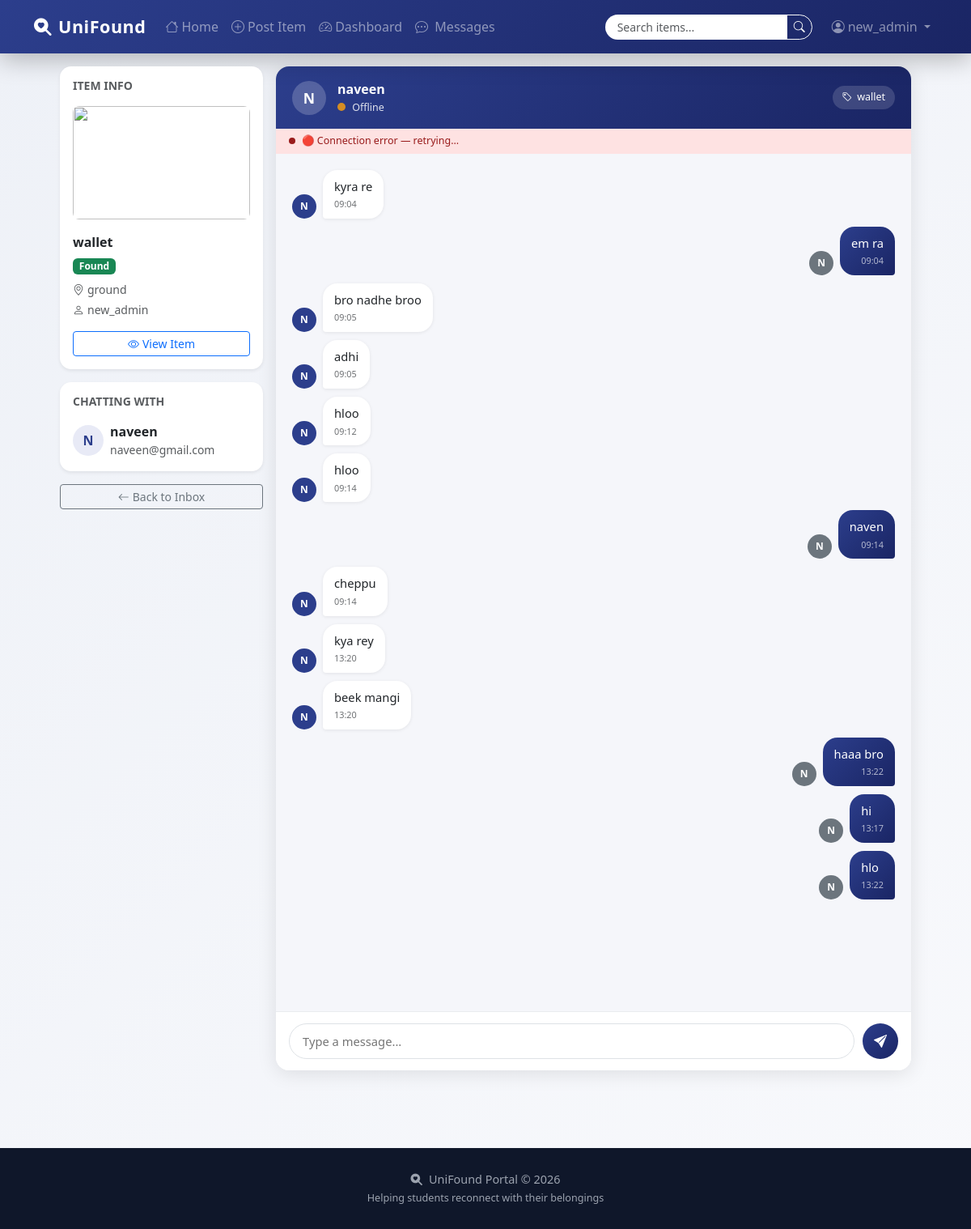
/inbox/chat/1/ (signed in), run on the app's committed database.
### items/models.py (models this page shows, shortened)
class Item(models.Model):
    STATUS_CHOICES = [
        ('Lost', 'Lost'),
        ('Found', 'Found'),
        ('Returned', 'Returned'),
    ]
    title = models.CharField(max_length=200)
    description = models.TextField()
    image = CloudinaryField('image', blank=True, null=True)
    category = models.ForeignKey(Category, on_delete=models.SET_NULL, null=True, blank=True)
    status = models.CharField(max_length=10, choices=STATUS_CHOICES, default='Lost')
    location = models.CharField(max_length=200)
    date_posted = models.DateTimeField(auto_now_add=True)
    posted_by = models.ForeignKey(User, on_delete=models.CASCADE, related_name='items')
    class Meta:
        ordering = ['-date_posted']

### messaging/models.py (models this page shows, shortened)
class Message(models.Model):
    conversation = models.ForeignKey(Conversation, on_delete=models.CASCADE, related_name='messages')
    sender = models.ForeignKey(User, on_delete=models.CASCADE, related_name='sent_messages')
    content = models.TextField()
    timestamp = models.DateTimeField(auto_now_add=True)
    is_read = models.BooleanField(default=False)
    class Meta:
        ordering = ['timestamp']

### messaging/views.py (the view)
# urls.py: path('chat/<int:conversation_id>/', views.chat_room, name='chat_room'),
@login_required
def chat_room(request, conversation_id):
    conversation = get_object_or_404(Conversation, id=conversation_id)
    if request.user not in [conversation.participant1, conversation.participant2]:
        messages.error(request, 'You do not have access to this conversation.')
        return redirect('inbox')
    other_user = conversation.get_other_user(request.user)
    chat_messages = conversation.messages.select_related('sender').all()
    conversation.messages.filter(is_read=False).exclude(sender=request.user).update(is_read=True)
    return render(request, 'messaging/chat_room.html', {
        'conversation': conversation,
        'other_user': other_user,
        'chat_messages': chat_messages,
        'item': conversation.item,
    })

### messaging/models.py (called while the page is built)
    def get_other_user(self, user):
        if self.participant1 == user:
            return self.participant2
        return self.participant1

    def unread_count_for(self, user):
        return self.messages.filter(is_read=False).exclude(sender=user).count()

### messaging/templatetags/messaging_tags.py (called while the page is built)
@register.simple_tag
def unread_count(user):
    if not user.is_authenticated:
        return 0
    convs = Conversation.objects.filter(
        Q(participant1=user) | Q(participant2=user)
    )
    total = 0
    for conv in convs:
        total += conv.unread_count_for(user)
    return total

### templates/messaging/chat_room.html (shortened to what this page needs)
{% extends 'base.html' %}
{% block content %}
<div class="container-fluid py-3 px-3 px-md-4" style="max-width:1100px;">
    <div class="row g-3">
        <div class="col-lg-3 d-none d-lg-block">
            <div class="card border-0 shadow-sm">
                <div class="card-body">
                    <h6 class="fw-bold text-muted mb-3 small text-uppercase">Item Info</h6>
                    {% if item.image %}
                    <img src="{{ item.image.url }}" class="img-fluid rounded-3 mb-3" style="width:100%;height:140px;object-fit:cover;">
                    {% endif %}
                    <div class="fw-bold mb-1">{{ item.title }}</div>
                    <div class="mb-2">
                        {% if item.status == 'Lost' %}<span class="badge bg-danger">Lost</span>
                        {% elif item.status == 'Found' %}<span class="badge bg-success">Found</span>
                        {% else %}<span class="badge bg-secondary">Returned</span>{% endif %}
                    </div>
                    <div class="small text-muted mb-1"><i class="bi bi-geo-alt me-1"></i>{{ item.location }}</div>
                    <div class="small text-muted mb-3"><i class="bi bi-person me-1"></i>{{ item.posted_by.username }}</div>
                    <a href="{% url 'item_detail' item.pk %}" class="btn btn-outline-primary btn-sm w-100">
                        <i class="bi bi-eye me-1"></i>View Item
                    </a>
                </div>
            </div>
            <div class="card border-0 shadow-sm mt-3">
                <div class="card-body">
                    <h6 class="fw-bold text-muted mb-3 small text-uppercase">Chatting With</h6>
                    <div class="d-flex align-items-center gap-2">
                        <div style="width:38px;height:38px;background:#e8eaf6;border-radius:50%;display:flex;align-items:center;justify-content:center;font-weight:700;color:#2c3e8c;">
                            {{ other_user.username|first|upper }}
                        </div>
                        <div>
                            <div class="fw-semibold">{{ other_user.username }}</div>
                            <div class="small text-muted">{{ other_user.email }}</div>
                        </div>
                    </div>
                </div>
            </div>
            <a href="{% url 'inbox' %}" class="btn btn-outline-secondary btn-sm w-100 mt-3">
                <i class="bi bi-arrow-left me-1"></i>Back to Inbox
            </a>
        </div>
        <div class="col-lg-9">
            <div class="chat-container">
                <div class="chat-header">
                    <div class="chat-avatar">{{ other_user.username|first|upper }}</div>
                    <div class="chat-header-info">
                        <div class="chat-header-name">{{ other_user.username }}</div>
                        <div class="chat-header-sub" id="headerSub">
                            <span class="online-dot" id="onlineDot"></span>
                            <span id="statusText">Connecting...</span>
                        </div>
                    </div>
                    <a href="{% url 'item_detail' item.pk %}" class="item-chip d-none d-md-flex">
                        <i class="bi bi-tag"></i>{{ item.title|truncatechars:22 }}
                    </a>
                </div>
                <div class="conn-banner live" id="connBanner">
                    <div class="dot"></div>
                    <span id="connText">Connecting to live chat...</span>
                </div>
                <div class="chat-messages" id="chatMessages">
                    {% if not chat_messages %}
                    <div class="empty-chat" id="emptyState">
                        <i class="bi bi-chat-dots" style="font-size:3.5rem;margin-bottom:12px;"></i>
                        <div class="fw-semibold">No messages yet</div>
                        <div class="small mt-1">Say hi to start the conversation!</div>
                    </div>
                    {% else %}
                    {% for msg in chat_messages %}
                    <div class="msg-row {% if msg.sender == request.user %}own{% endif %}" data-msg-id="{{ msg.id }}">
                        {% if msg.sender != request.user %}
                        <div class="msg-avatar">{{ msg.sender.username|first|upper }}</div>
                        {% endif %}
                        <div class="msg-bubble {% if msg.sender == request.user %}own{% else %}other{% endif %}">
                            {{ msg.content }}
                            <span class="msg-time">{{ msg.timestamp|date:"H:i" }}</span>
                        </div>
                        {% if msg.sender == request.user %}
                        <div class="msg-avatar own-av">{{ msg.sender.username|first|upper }}</div>
                        {% endif %}
                    </div>
                    {% endfor %}
                    {% endif %}
                </div>
                <div class="chat-input-area">
                    <textarea id="messageInput" placeholder="Type a message..." rows="1" maxlength="2000"></textarea>
                    <button id="sendBtn" title="Send">
                        <i class="bi bi-send-fill"></i>
                    </button>
                </div>
            </div>
        </div>
    </div>
</div>
{% endblock %}

### templates/base.html (shortened to what this page needs)
{% load messaging_tags %}
<!DOCTYPE html>
<html lang="en">
<head>
    <link href="https://cdn.jsdelivr.net/npm/bootstrap@5.3.2/dist/css/bootstrap.min.css" rel="stylesheet">
    <link href="https://cdn.jsdelivr.net/npm/bootstrap-icons@1.11.3/font/bootstrap-icons.min.css" rel="stylesheet">
</head>
<body>
<nav class="navbar navbar-expand-lg navbar-dark">
    <div class="container">
        <a class="navbar-brand" href="{% url 'home' %}">
            <i class="bi bi-search-heart-fill me-2"></i>UniFound
        </a>
        <div class="collapse navbar-collapse" id="navbarNav">
            <ul class="navbar-nav me-auto">
                <li class="nav-item">
                    <a class="nav-link" href="{% url 'home' %}"><i class="bi bi-house me-1"></i>Home</a>
                </li>
                {% if user.is_authenticated %}
                <li class="nav-item">
                    <a class="nav-link" href="{% url 'post_item' %}"><i class="bi bi-plus-circle me-1"></i>Post Item</a>
                </li>
                <li class="nav-item">
                    <a class="nav-link" href="{% url 'dashboard' %}"><i class="bi bi-speedometer2 me-1"></i>Dashboard</a>
                </li>
                <li class="nav-item">
                    {% unread_count user as uc %}
                    <a class="nav-link" href="{% url 'inbox' %}">
                        <span class="nav-msg-wrap">
                            <i class="bi bi-chat-dots"></i>
                        </span>
                        &nbsp;Messages
                    </a>
                </li>
                {% endif %}
            </ul>
            <form class="d-flex me-3" action="{% url 'search' %}" method="get">
                <div class="input-group">
                    <input class="form-control form-control-sm" type="search" name="q" placeholder="Search items..." value="{{ request.GET.q }}">
                    <button class="btn btn-outline-light btn-sm" type="submit"><i class="bi bi-search"></i></button>
                </div>
            </form>
            <ul class="navbar-nav">
                {% if user.is_authenticated %}
                <li class="nav-item dropdown">
                    <a class="nav-link dropdown-toggle" href="#" data-bs-toggle="dropdown">
                        <i class="bi bi-person-circle me-1"></i>{{ user.username }}
                    </a>
                </li>
                {% else %}
                <li class="nav-item"><a class="nav-link" href="{% url 'login' %}"><i class="bi bi-box-arrow-in-right me-1"></i>Login</a></li>
                <li class="nav-item"><a class="nav-link" href="{% url 'register' %}"><i class="bi bi-person-plus me-1"></i>Register</a></li>
                {% endif %}
            </ul>
        </div>
    </div>
</nav>
<main>{% block content %}{% endblock %}</main>
<footer>
    <div class="container text-center">
        <p class="mb-0"><i class="bi bi-search-heart-fill me-2"></i>UniFound Portal &copy; 2026</p>
        <small>Helping students reconnect with their belongings</small>
    </div>
</footer>
</body>
</html>

### templates/base.html (style rules this page uses)
:root { --primary:#2c3e8c; --secondary:#6f42c1; --glass:rgba(255,255,255,0.12); }
body { background:linear-gradient(135deg,#eef1f7,#f8f9fc); font-family:'Segoe UI',sans-serif; min-height:100vh; }
.navbar { background:linear-gradient(135deg,#2c3e8c,#1a2564); backdrop-filter:blur(10px); box-shadow:0 8px 30px rgba(0,0,0,0.25); padding:12px 0; }
.navbar-brand { font-weight:700; font-size:1.35rem; letter-spacing:.5px; }
.nav-link { font-weight:500; opacity:.9; transition:all .25s; }
.input-group input { border-radius:30px 0 0 30px; border:none; padding-left:15px; }
.input-group button { border-radius:0 30px 30px 0; }
.card { border:none; border-radius:14px; background:white; box-shadow:0 4px 20px rgba(0,0,0,.08); transition:all .25s ease; overflow:hidden; }
footer { background:#0f172a; color:#9ca3af; padding:28px 0; margin-top:80px; font-size:.9rem; }
.nav-msg-wrap { position:relative; display:inline-flex; align-items:center; }

### templates/messaging/chat_room.html (style rules this page uses)
.chat-container { display: flex; flex-direction: column; height: calc(100vh - 200px); min-height: 500px; background: #fff; border-radius: 16px; box-shadow: 0 4px 24px rgba(0,0,0,0.10); overflow: hidden; }
.chat-header { background: linear-gradient(135deg, #2c3e8c, #1a2564); color: white; padding: 16px 20px; display: flex; align-items: center; gap: 14px; flex-shrink: 0; }
.chat-avatar { width: 42px; height: 42px; background: rgba(255,255,255,0.2); border-radius: 50%; display: flex; align-items: center; justify-content: center; font-size: 1.1rem; font-weight: 700; flex-shrink: 0; }
.chat-header-info { flex: 1; }
.chat-header-name { font-weight: 700; font-size: 1rem; margin-bottom: 2px; }
.chat-header-sub { font-size: 0.78rem; opacity: 0.85; }
.online-dot { width: 10px; height: 10px; background: #2ecc71; border-radius: 50%; display: inline-block; margin-right: 5px; animation: pulse 2s infinite; }
.item-chip { background: rgba(255,255,255,0.15); border-radius: 20px; padding: 5px 12px; font-size: 0.78rem; display: flex; align-items: center; gap: 6px; text-decoration: none; color: white; transition: background 0.2s; }
.chat-messages { flex: 1; overflow-y: auto; padding: 20px; display: flex; flex-direction: column; gap: 10px; background: #f5f6fa; scroll-behavior:smooth; }
.msg-row { display: flex; align-items: flex-end; gap: 8px; animation: fadeSlideUp 0.25s ease; }
.msg-row.own { flex-direction: row-reverse; }
.msg-avatar { width: 30px; height: 30px; border-radius: 50%; background: #2c3e8c; color: white; display: flex; align-items: center; justify-content: center; font-size: 0.75rem; font-weight: 700; flex-shrink: 0; }
.msg-avatar.own-av { background: #6c757d; }
.msg-bubble { max-width: 65%; padding: 10px 14px; border-radius: 18px; font-size: 0.92rem; line-height: 1.45; word-break: break-word; transition: transform 0.15s, box-shadow 0.15s; }
.msg-bubble.other { background: white; color: #212529; border-bottom-left-radius: 4px; box-shadow: 0 1px 4px rgba(0,0,0,0.08); }
.msg-bubble.own { background: linear-gradient(135deg, #2c3e8c, #1a2564); color: white; border-bottom-right-radius: 4px; }
.msg-time { font-size: 0.68rem; opacity: 0.65; margin-top: 3px; display: block; }
.msg-bubble.other .msg-time { text-align: left; }
.msg-bubble.own .msg-time { text-align: right; }
.conn-banner { padding: 6px 16px; font-size: 0.78rem; display: flex; align-items: center; gap: 8px; flex-shrink: 0; transition: all 0.3s; }
.conn-banner.error { background:#fee2e2; color:#991b1b; }
.conn-banner .dot { width:8px;height:8px;border-radius:50%;background:currentColor; }
.chat-input-area { background: white; padding: 14px 16px; border-top: 1px solid #e9ecef; display: flex; gap: 10px; align-items: flex-end; flex-shrink: 0; }
#messageInput { flex: 1; border: 1.5px solid #dee2e6; border-radius: 24px; padding: 10px 16px; font-size: 0.92rem; resize: none; max-height: 120px; outline: none; transition: border-color 0.2s; font-family: inherit; }
#sendBtn { width: 44px; height: 44px; border-radius: 50%; background: linear-gradient(135deg, #2c3e8c, #1a2564); color: white; border: none; display: flex; align-items: center; justify-content: center; cursor: pointer; flex-shrink: 0; transition: transform 0.15s; }
@media (min-width:992px) { .chat-container { height: calc(100vh - 160px); } }

### data on the page
Item: title "wallet", location "ground", posted_by.username "new_admin"
Message: sender.username|first "N", content "kyra re", timestamp "09:04"
Message: content "em ra", timestamp "09:04", sender.username|first "N"
Message: sender.username|first "N", content "bro nadhe broo", timestamp "09:05"
Message: sender.username|first "N", content "adhi", timestamp "09:05"
Message: sender.username|first "N", content "hloo", timestamp "09:12"
Message: sender.username|first "N", content "hloo", timestamp "09:14"
Message: content "naven", timestamp "09:14", sender.username|first "N"
Message: sender.username|first "N", content "cheppu", timestamp "09:14"
Message: sender.username|first "N", content "kya rey", timestamp "13:20"
Message: sender.username|first "N", content "beek mangi", timestamp "13:20"
Message: content "haaa bro", timestamp "13:22", sender.username|first "N"
Message: content "hi", timestamp "13:17", sender.username|first "N"
Message: content "hlo", timestamp "13:22", sender.username|first "N"

### other printed values
{{ user.username }} "new_admin"
{{ other_user.username|first|upper }} "N"
{{ other_user.username }} "naveen"
{{ other_user.email }} "naveen@gmail.com"
